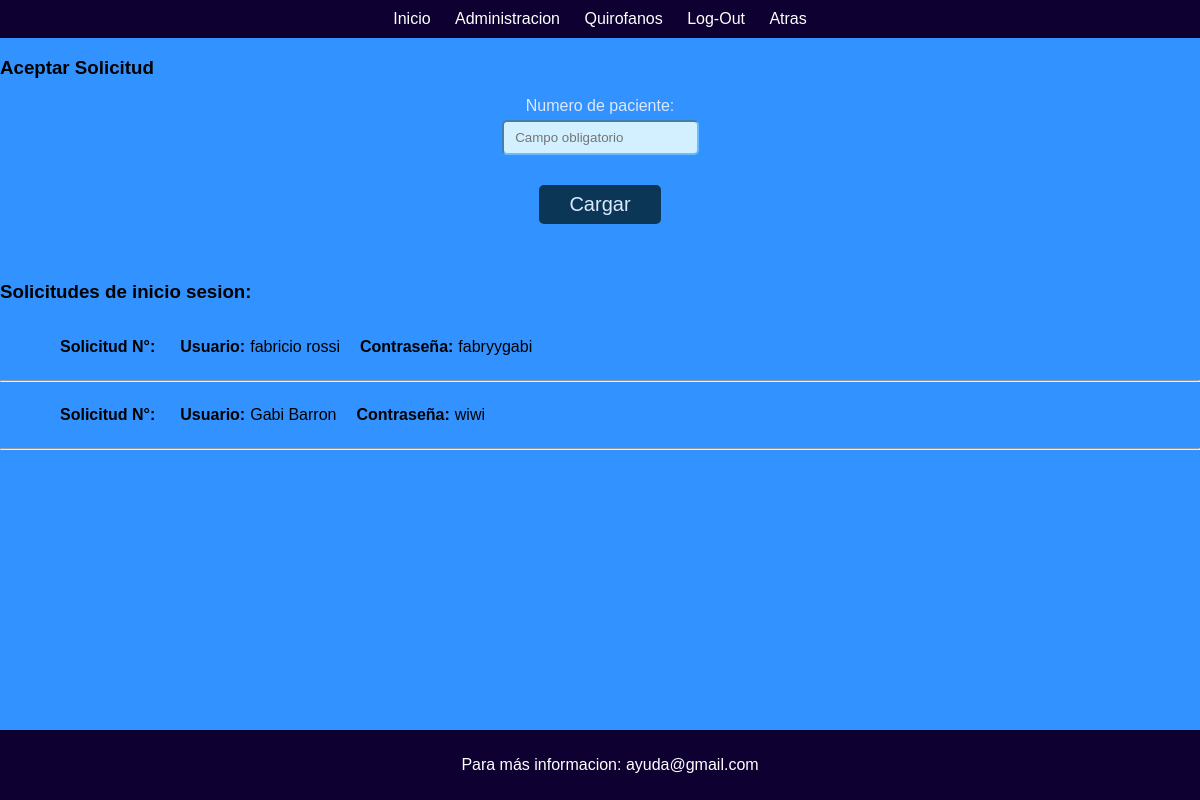
Screenshot of /Punk/notis.php with the database file from the repository.
### tables this page shows
CREATE TABLE `inicio_usuario` (
  `id_usuario` int(200) NOT NULL,
  `usuario` text NOT NULL,
  `correo` varchar(200) NOT NULL,
  `contraseña` varchar(200) NOT NULL
);

### Punk/notis.php (the view, shortened to what this page needs)
<!DOCTYPE html>
<html>
    <head>
        <link rel="stylesheet" type="text/css" href="./css/Punk.css">
    </head>
    <body id="inicio" style="color:Black;">
        <div class="top-bar">
        <a href="#inicio">Inicio</a>
        <a href="adm.php">Administracion</a>
        <a href="hospital.php">Quirofanos</a>
        <a href="index.php">Log-Out</a>
        <a href="hospital.php">Atras</a>
    </div>
        <h3 class="text">Aceptar Solicitud</h3>
        <form action="Borrar.php" method="POST">
            <div style="display: block">
                <label> Numero de paciente: </label>
                <input type="int" name="id_usuario" placeholder=" Campo obligatorio" required>
            </div>
            <button action="Borrar.php">Cargar</button>
        </form>
        <br *2>
        <h3 class="text">Solicitudes de inicio       sesion:</h3>
        <div class="Form">
        <?php
                include ("conexion.php");
                $consulta = mysqli_query($conexion,"SELECT  * FROM inicio_usuario");
                while ($lista_consulta= mysqli_fetch_assoc($consulta) ){
        ?>
                <div>
                    <ul>
                        <li><b>Solicitud N°:</b><?php echo $lista ["id_usuario"] ;?></li>
                        <li><b>Usuario:</b><?php echo $lista_consulta["usuario"]; ?></li>
                        <li><b>Contraseña:</b><?php echo $lista_consulta["contraseña"];?></li>
                    </ul>
                    <hr>
                </div>
        <?php } ?>
        </div>
    </body>
    <div class="elemento-abajo">
        <p>Para más informacion: ayuda@gmail.com</p>
    </div>
</html>

### Punk/css/Punk.css (style rules this page uses)
html { height: 100%; }
body { font-family: Arial, sans-serif; margin: 0; padding: 0; color: rgb(161, 197, 255); background-color: rgb(50, 146, 255); height: inherit; }
form { display: flex; flex-direction: column; align-items: center; margin-top: 15px; margin-bottom: 20px; }
label { display: block; margin-bottom: 5px; text-align: center; color: rgb(219, 233, 255); }
input { padding: 8px; border-radius: 5px; margin-bottom: 10px; background-color: rgb(210, 240, 255); border-color: rgb(102, 189, 255); }
button { font-size: 20px; margin-top: 20px; padding: 8px 30px; background-color: rgb(11, 54, 85); color: rgb(219, 233, 255); border: none; border-radius: 5px; cursor: pointer; }
.top-bar { background-color: #0e0030; color: #fff; padding: 10px 0; text-align: center; }
.top-bar a { color: #fff; text-decoration: none; margin: 0 10px; }
.elemento-abajo { position: fixed; bottom: 0; width: 100%; background-color: #0e0030; color: #fff; padding: 10px; text-align: center; z-index: 999; }

### Punk/notis.php (style rules this page uses)
.Form ul { display: inline-flex; list-style: none; }
.Form ul b { padding-left: 20px; margin-right: 5px; }

### rows the page displays
inicio_usuario: usuario "fabricio rossi", contraseña "fabryygabi"
inicio_usuario: usuario "Gabi Barron", contraseña "wiwi"
